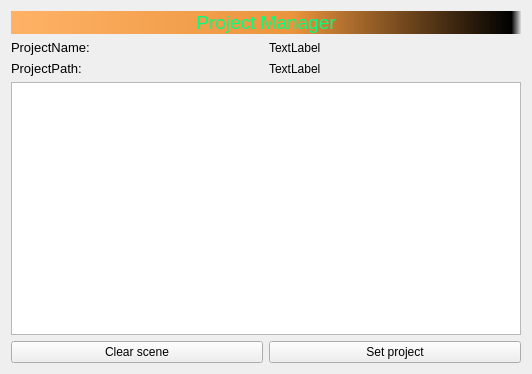
<?xml version="1.0" encoding="UTF-8"?>
<ui version="4.0">
 <class>Form</class>
 <widget class="QWidget" name="Form">
  <property name="geometry">
   <rect>
    <x>0</x>
    <y>0</y>
    <width>532</width>
    <height>374</height>
   </rect>
  </property>
  <property name="sizePolicy">
   <sizepolicy hsizetype="Expanding" vsizetype="Expanding">
    <horstretch>0</horstretch>
    <verstretch>0</verstretch>
   </sizepolicy>
  </property>
  <property name="windowTitle">
   <string>Form</string>
  </property>
  <layout class="QVBoxLayout" name="verticalLayout">
   <item>
    <widget class="QLabel" name="label">
     <property name="palette">
      <palette>
       <active>
        <colorrole role="WindowText">
         <brush brushstyle="SolidPattern">
          <color alpha="255">
           <red>0</red>
           <green>255</green>
           <blue>127</blue>
          </color>
         </brush>
        </colorrole>
        <colorrole role="Button">
         <brush brushstyle="LinearGradientPattern">
          <gradient startx="0.000000000000000" starty="0.000000000000000" endx="1.000000000000000" endy="0.000000000000000" type="LinearGradient" spread="PadSpread" coordinatemode="ObjectBoundingMode">
           <gradientstop position="0.000000000000000">
            <color alpha="255">
             <red>255</red>
             <green>178</green>
             <blue>102</blue>
            </color>
           </gradientstop>
           <gradientstop position="0.550000000000000">
            <color alpha="255">
             <red>235</red>
             <green>148</green>
             <blue>61</blue>
            </color>
           </gradientstop>
           <gradientstop position="0.980000000000000">
            <color alpha="255">
             <red>0</red>
             <green>0</green>
             <blue>0</blue>
            </color>
           </gradientstop>
           <gradientstop position="1.000000000000000">
            <color alpha="0">
             <red>0</red>
             <green>0</green>
             <blue>0</blue>
            </color>
           </gradientstop>
          </gradient>
         </brush>
        </colorrole>
        <colorrole role="Text">
         <brush brushstyle="SolidPattern">
          <color alpha="255">
           <red>0</red>
           <green>255</green>
           <blue>127</blue>
          </color>
         </brush>
        </colorrole>
        <colorrole role="ButtonText">
         <brush brushstyle="SolidPattern">
          <color alpha="255">
           <red>0</red>
           <green>255</green>
           <blue>127</blue>
          </color>
         </brush>
        </colorrole>
        <colorrole role="Base">
         <brush brushstyle="LinearGradientPattern">
          <gradient startx="0.000000000000000" starty="0.000000000000000" endx="1.000000000000000" endy="0.000000000000000" type="LinearGradient" spread="PadSpread" coordinatemode="ObjectBoundingMode">
           <gradientstop position="0.000000000000000">
            <color alpha="255">
             <red>255</red>
             <green>178</green>
             <blue>102</blue>
            </color>
           </gradientstop>
           <gradientstop position="0.550000000000000">
            <color alpha="255">
             <red>235</red>
             <green>148</green>
             <blue>61</blue>
            </color>
           </gradientstop>
           <gradientstop position="0.980000000000000">
            <color alpha="255">
             <red>0</red>
             <green>0</green>
             <blue>0</blue>
            </color>
           </gradientstop>
           <gradientstop position="1.000000000000000">
            <color alpha="0">
             <red>0</red>
             <green>0</green>
             <blue>0</blue>
            </color>
           </gradientstop>
          </gradient>
         </brush>
        </colorrole>
        <colorrole role="Window">
         <brush brushstyle="LinearGradientPattern">
          <gradient startx="0.000000000000000" starty="0.000000000000000" endx="1.000000000000000" endy="0.000000000000000" type="LinearGradient" spread="PadSpread" coordinatemode="ObjectBoundingMode">
           <gradientstop position="0.000000000000000">
            <color alpha="255">
             <red>255</red>
             <green>178</green>
             <blue>102</blue>
            </color>
           </gradientstop>
           <gradientstop position="0.550000000000000">
            <color alpha="255">
             <red>235</red>
             <green>148</green>
             <blue>61</blue>
            </color>
           </gradientstop>
           <gradientstop position="0.980000000000000">
            <color alpha="255">
             <red>0</red>
             <green>0</green>
             <blue>0</blue>
            </color>
           </gradientstop>
           <gradientstop position="1.000000000000000">
            <color alpha="0">
             <red>0</red>
             <green>0</green>
             <blue>0</blue>
            </color>
           </gradientstop>
          </gradient>
         </brush>
        </colorrole>
       </active>
       <inactive>
        <colorrole role="WindowText">
         <brush brushstyle="SolidPattern">
          <color alpha="255">
           <red>0</red>
           <green>255</green>
           <blue>127</blue>
          </color>
         </brush>
        </colorrole>
        <colorrole role="Button">
         <brush brushstyle="LinearGradientPattern">
          <gradient startx="0.000000000000000" starty="0.000000000000000" endx="1.000000000000000" endy="0.000000000000000" type="LinearGradient" spread="PadSpread" coordinatemode="ObjectBoundingMode">
           <gradientstop position="0.000000000000000">
            <color alpha="255">
             <red>255</red>
             <green>178</green>
             <blue>102</blue>
            </color>
           </gradientstop>
           <gradientstop position="0.550000000000000">
            <color alpha="255">
             <red>235</red>
             <green>148</green>
             <blue>61</blue>
            </color>
           </gradientstop>
           <gradientstop position="0.980000000000000">
            <color alpha="255">
             <red>0</red>
             <green>0</green>
             <blue>0</blue>
            </color>
           </gradientstop>
           <gradientstop position="1.000000000000000">
            <color alpha="0">
             <red>0</red>
             <green>0</green>
             <blue>0</blue>
            </color>
           </gradientstop>
          </gradient>
         </brush>
        </colorrole>
        <colorrole role="Text">
         <brush brushstyle="SolidPattern">
          <color alpha="255">
           <red>0</red>
           <green>255</green>
           <blue>127</blue>
          </color>
         </brush>
        </colorrole>
        <colorrole role="ButtonText">
         <brush brushstyle="SolidPattern">
          <color alpha="255">
           <red>0</red>
           <green>255</green>
           <blue>127</blue>
          </color>
         </brush>
        </colorrole>
        <colorrole role="Base">
         <brush brushstyle="LinearGradientPattern">
          <gradient startx="0.000000000000000" starty="0.000000000000000" endx="1.000000000000000" endy="0.000000000000000" type="LinearGradient" spread="PadSpread" coordinatemode="ObjectBoundingMode">
           <gradientstop position="0.000000000000000">
            <color alpha="255">
             <red>255</red>
             <green>178</green>
             <blue>102</blue>
            </color>
           </gradientstop>
           <gradientstop position="0.550000000000000">
            <color alpha="255">
             <red>235</red>
             <green>148</green>
             <blue>61</blue>
            </color>
           </gradientstop>
           <gradientstop position="0.980000000000000">
            <color alpha="255">
             <red>0</red>
             <green>0</green>
             <blue>0</blue>
            </color>
           </gradientstop>
           <gradientstop position="1.000000000000000">
            <color alpha="0">
             <red>0</red>
             <green>0</green>
             <blue>0</blue>
            </color>
           </gradientstop>
          </gradient>
         </brush>
        </colorrole>
        <colorrole role="Window">
         <brush brushstyle="LinearGradientPattern">
          <gradient startx="0.000000000000000" starty="0.000000000000000" endx="1.000000000000000" endy="0.000000000000000" type="LinearGradient" spread="PadSpread" coordinatemode="ObjectBoundingMode">
           <gradientstop position="0.000000000000000">
            <color alpha="255">
             <red>255</red>
             <green>178</green>
             <blue>102</blue>
            </color>
           </gradientstop>
           <gradientstop position="0.550000000000000">
            <color alpha="255">
             <red>235</red>
             <green>148</green>
             <blue>61</blue>
            </color>
           </gradientstop>
           <gradientstop position="0.980000000000000">
            <color alpha="255">
             <red>0</red>
             <green>0</green>
             <blue>0</blue>
            </color>
           </gradientstop>
           <gradientstop position="1.000000000000000">
            <color alpha="0">
             <red>0</red>
             <green>0</green>
             <blue>0</blue>
            </color>
           </gradientstop>
          </gradient>
         </brush>
        </colorrole>
       </inactive>
       <disabled>
        <colorrole role="WindowText">
         <brush brushstyle="SolidPattern">
          <color alpha="255">
           <red>0</red>
           <green>255</green>
           <blue>127</blue>
          </color>
         </brush>
        </colorrole>
        <colorrole role="Button">
         <brush brushstyle="LinearGradientPattern">
          <gradient startx="0.000000000000000" starty="0.000000000000000" endx="1.000000000000000" endy="0.000000000000000" type="LinearGradient" spread="PadSpread" coordinatemode="ObjectBoundingMode">
           <gradientstop position="0.000000000000000">
            <color alpha="255">
             <red>255</red>
             <green>178</green>
             <blue>102</blue>
            </color>
           </gradientstop>
           <gradientstop position="0.550000000000000">
            <color alpha="255">
             <red>235</red>
             <green>148</green>
             <blue>61</blue>
            </color>
           </gradientstop>
           <gradientstop position="0.980000000000000">
            <color alpha="255">
             <red>0</red>
             <green>0</green>
             <blue>0</blue>
            </color>
           </gradientstop>
           <gradientstop position="1.000000000000000">
            <color alpha="0">
             <red>0</red>
             <green>0</green>
             <blue>0</blue>
            </color>
           </gradientstop>
          </gradient>
         </brush>
        </colorrole>
        <colorrole role="Text">
         <brush brushstyle="SolidPattern">
          <color alpha="255">
           <red>0</red>
           <green>255</green>
           <blue>127</blue>
          </color>
         </brush>
        </colorrole>
        <colorrole role="ButtonText">
         <brush brushstyle="SolidPattern">
          <color alpha="255">
           <red>0</red>
           <green>255</green>
           <blue>127</blue>
          </color>
         </brush>
        </colorrole>
        <colorrole role="Base">
         <brush brushstyle="LinearGradientPattern">
          <gradient startx="0.000000000000000" starty="0.000000000000000" endx="1.000000000000000" endy="0.000000000000000" type="LinearGradient" spread="PadSpread" coordinatemode="ObjectBoundingMode">
           <gradientstop position="0.000000000000000">
            <color alpha="255">
             <red>255</red>
             <green>178</green>
             <blue>102</blue>
            </color>
           </gradientstop>
           <gradientstop position="0.550000000000000">
            <color alpha="255">
             <red>235</red>
             <green>148</green>
             <blue>61</blue>
            </color>
           </gradientstop>
           <gradientstop position="0.980000000000000">
            <color alpha="255">
             <red>0</red>
             <green>0</green>
             <blue>0</blue>
            </color>
           </gradientstop>
           <gradientstop position="1.000000000000000">
            <color alpha="0">
             <red>0</red>
             <green>0</green>
             <blue>0</blue>
            </color>
           </gradientstop>
          </gradient>
         </brush>
        </colorrole>
        <colorrole role="Window">
         <brush brushstyle="LinearGradientPattern">
          <gradient startx="0.000000000000000" starty="0.000000000000000" endx="1.000000000000000" endy="0.000000000000000" type="LinearGradient" spread="PadSpread" coordinatemode="ObjectBoundingMode">
           <gradientstop position="0.000000000000000">
            <color alpha="255">
             <red>255</red>
             <green>178</green>
             <blue>102</blue>
            </color>
           </gradientstop>
           <gradientstop position="0.550000000000000">
            <color alpha="255">
             <red>235</red>
             <green>148</green>
             <blue>61</blue>
            </color>
           </gradientstop>
           <gradientstop position="0.980000000000000">
            <color alpha="255">
             <red>0</red>
             <green>0</green>
             <blue>0</blue>
            </color>
           </gradientstop>
           <gradientstop position="1.000000000000000">
            <color alpha="0">
             <red>0</red>
             <green>0</green>
             <blue>0</blue>
            </color>
           </gradientstop>
          </gradient>
         </brush>
        </colorrole>
       </disabled>
      </palette>
     </property>
     <property name="font">
      <font>
       <pointsize>14</pointsize>
      </font>
     </property>
     <property name="autoFillBackground">
      <bool>false</bool>
     </property>
     <property name="styleSheet">
      <string notr="true">font: 14pt &quot;MS Shell Dlg 2&quot;;
background-color: qlineargradient(spread:pad, x1:0, y1:0, x2:1, y2:0, stop:0 rgba(255, 178, 102, 255), stop:0.55 rgba(235, 148, 61, 255), stop:0.98 rgba(0, 0, 0, 255), stop:1 rgba(0, 0, 0, 0));color:rgb(0, 255, 127)</string>
     </property>
     <property name="text">
      <string>Project Manager</string>
     </property>
     <property name="alignment">
      <set>Qt::AlignHCenter|Qt::AlignTop</set>
     </property>
    </widget>
   </item>
   <item>
    <layout class="QHBoxLayout" name="horizontalLayout_2">
     <item>
      <widget class="QLabel" name="label_2">
       <property name="font">
        <font>
         <pointsize>10</pointsize>
        </font>
       </property>
       <property name="text">
        <string>ProjectName:</string>
       </property>
       <property name="alignment">
        <set>Qt::AlignLeading|Qt::AlignLeft|Qt::AlignTop</set>
       </property>
      </widget>
     </item>
     <item>
      <widget class="QLabel" name="lblProjectName">
       <property name="text">
        <string>TextLabel</string>
       </property>
      </widget>
     </item>
    </layout>
   </item>
   <item>
    <layout class="QHBoxLayout" name="horizontalLayout_3">
     <item>
      <widget class="QLabel" name="label_3">
       <property name="font">
        <font>
         <pointsize>10</pointsize>
        </font>
       </property>
       <property name="text">
        <string>ProjectPath:</string>
       </property>
       <property name="alignment">
        <set>Qt::AlignLeading|Qt::AlignLeft|Qt::AlignVCenter</set>
       </property>
      </widget>
     </item>
     <item>
      <widget class="QLabel" name="lblProjectPath">
       <property name="text">
        <string>TextLabel</string>
       </property>
      </widget>
     </item>
    </layout>
   </item>
   <item>
    <widget class="QListWidget" name="listWidget"/>
   </item>
   <item>
    <layout class="QHBoxLayout" name="horizontalLayout">
     <item>
      <widget class="QPushButton" name="btnClearScene">
       <property name="text">
        <string>Clear scene</string>
       </property>
      </widget>
     </item>
     <item>
      <widget class="QPushButton" name="btnSetProject">
       <property name="text">
        <string>Set project</string>
       </property>
      </widget>
     </item>
    </layout>
   </item>
  </layout>
 </widget>
 <resources/>
 <connections/>
</ui>
